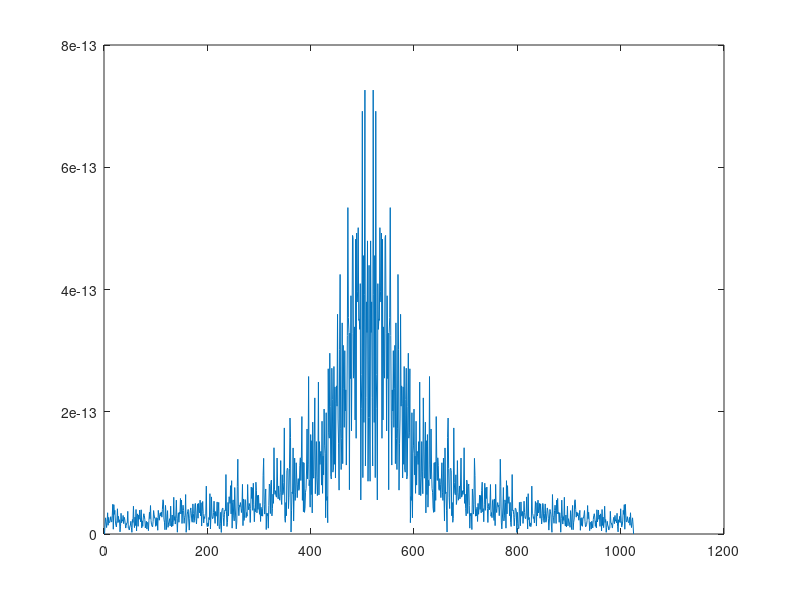

Source code (MATLAB): (Note: this script raises an error after producing the figure.)
clear all;

clear all;
sigma = 1.5e-9;     % LER
alpha = 0.75;       % roughness (Hurst) exponent
Xi = 25e-9;         % coorelation length
Z = 4;
L = Z*2e-6;
N = Z*256;

span = 64e-9;      % width of entire image in x-direction
PixelLength = L/N;  % pixel length in y-direction

% create frequencies
qx = zeros(N+1,1);
for k = 0:N
 %    qx(k+1)=(2*pi/N)*(k);
     qx(k+1)= (k - N/2);
end

qx = 2*pi*qx/L;
num = (sqrt(pi))*(gamma(alpha + 0.5)/gamma(alpha))*(2*Xi*sigma^2);
denom = (1+(qx.*Xi).^2).^(alpha+0.5);
PSD = num./denom;
% figure
% plot(PSD)
dev = sqrt((1/L)*sum(PSD));

%y = ifft(fftshift((1/sqrt(L))*N*sqrt(PSD)),'symmetric');
N = N+1
for j = 1:(N+1)/2
    if(j == 1 || j == (N+1)/2)
        rPSD_edge(j) = sqrt(PSD(j))*randn;
    else
        rPSD_edge(j) = sqrt(PSD(j))*(randn + 1i*randn)/sqrt(2);
    end
    rPSD_edge(N - j + 1) = conj(rPSD_edge(j));
end
figure
plot(abs(rPSD_edge))


edge = ifft(fftshift((1/sqrt(L))*N*rPSD_edge),'symmetric');

figure
plot(edge)

edge = edge((N+1)/2 - (N-1)/(4) + 1 : (N+1)/2 + (N-1)/(4));
% figure
% plot(edge)
L = L/Z;
PSD_short = ((L/N^2)*abs((fftshift(fft(edge)).^2)));

